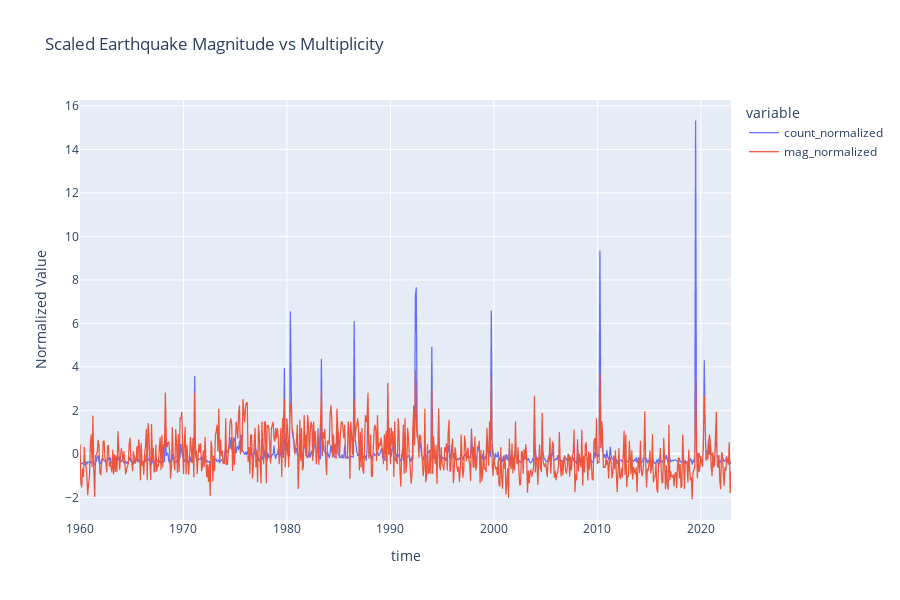

The notebook cell saved with this chart:
### Code cell
merged_earthquake_data['time'] = merged_earthquake_data['time'].dt.to_timestamp()

# Normalizing the columns manually
merged_earthquake_data['count_normalized'] = (merged_earthquake_data['count'] - merged_earthquake_data['count'].mean()) / merged_earthquake_data['count'].std()
merged_earthquake_data['mag_normalized'] = (merged_earthquake_data['mag'] - merged_earthquake_data['mag'].mean()) / merged_earthquake_data['mag'].std()

fig = px.line(merged_earthquake_data, x='time', y=['count_normalized', 'mag_normalized'], labels={'value': 'Normalized Value'}, title='Scaled Earthquake Magnitude vs Multiplicity')

fig.update_layout(
    width=900,
    height=600,
    dragmode='pan',
)
fig.update_traces(line=dict(width=1.25))
fig.show()

### Figure 1 — Plotly figure (JSON) as saved in the notebook; plotly's stock layout.template omitted (floating-point values rounded to 4 significant figures; data arrays with more than 128 entries replaced by an {"elided": "..."} marker saying what was removed)
{"data": [{"hovertemplate": "variable=count_normalized<br>time=%{x}<br>Normalized Value=%{y}<extra></extra>", "legendgroup": "count_normalized", "line": {"color": "#636efa", "dash": "solid", "width": 1.25}, "marker": {"symbol": "circle"}, "mode": "lines", "name": "count_normalized", "showlegend": true, "type": "scattergl", "x": {"elided": "756 str values"}, "xaxis": "x", "y": {"elided": "756 float values"}, "yaxis": "y"}, {"hovertemplate": "variable=mag_normalized<br>time=%{x}<br>Normalized Value=%{y}<extra></extra>", "legendgroup": "mag_normalized", "line": {"color": "#EF553B", "dash": "solid", "width": 1.25}, "marker": {"symbol": "circle"}, "mode": "lines", "name": "mag_normalized", "showlegend": true, "type": "scattergl", "x": {"elided": "756 str values"}, "xaxis": "x", "y": {"elided": "756 float values"}, "yaxis": "y"}], "layout": {"dragmode": "pan", "height": 600, "legend": {"title": {"text": "variable"}, "tracegroupgap": 0}, "title": {"text": "Scaled Earthquake Magnitude vs Multiplicity"}, "width": 900, "xaxis": {"anchor": "y", "domain": [0, 1], "title": {"text": "time"}}, "yaxis": {"anchor": "x", "domain": [0, 1], "title": {"text": "Normalized Value"}}}}
